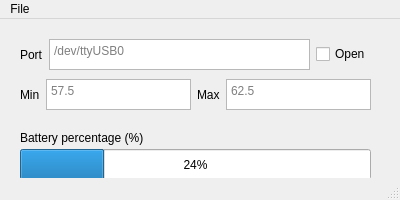
<?xml version="1.0" encoding="UTF-8"?>
<ui version="4.0">
 <author>martinbandung</author>
 <class>MainWindow</class>
 <widget class="QMainWindow" name="MainWindow">
  <property name="geometry">
   <rect>
    <x>0</x>
    <y>0</y>
    <width>400</width>
    <height>200</height>
   </rect>
  </property>
  <property name="sizePolicy">
   <sizepolicy hsizetype="Fixed" vsizetype="Fixed">
    <horstretch>0</horstretch>
    <verstretch>0</verstretch>
   </sizepolicy>
  </property>
  <property name="windowTitle">
   <string>Battery Control</string>
  </property>
  <widget class="QWidget" name="centralwidget">
   <widget class="QWidget" name="horizontalLayoutWidget">
    <property name="geometry">
     <rect>
      <x>20</x>
      <y>20</y>
      <width>351</width>
      <height>31</height>
     </rect>
    </property>
    <layout class="QHBoxLayout" name="horizontalLayout">
     <item>
      <widget class="QLabel" name="label">
       <property name="text">
        <string>Port</string>
       </property>
      </widget>
     </item>
     <item>
      <widget class="QTextEdit" name="textport">
       <property name="placeholderText">
        <string>/dev/ttyUSB0</string>
       </property>
      </widget>
     </item>
     <item>
      <widget class="QCheckBox" name="cbopen">
       <property name="text">
        <string>Open</string>
       </property>
      </widget>
     </item>
    </layout>
   </widget>
   <widget class="QWidget" name="horizontalLayoutWidget_2">
    <property name="geometry">
     <rect>
      <x>20</x>
      <y>60</y>
      <width>351</width>
      <height>31</height>
     </rect>
    </property>
    <layout class="QHBoxLayout" name="horizontalLayout_2">
     <item>
      <widget class="QLabel" name="label_2">
       <property name="text">
        <string>Min</string>
       </property>
      </widget>
     </item>
     <item>
      <widget class="QTextEdit" name="textmin">
       <property name="documentTitle">
        <string/>
       </property>
       <property name="placeholderText">
        <string>57.5</string>
       </property>
      </widget>
     </item>
     <item>
      <widget class="QLabel" name="label_3">
       <property name="text">
        <string>Max</string>
       </property>
      </widget>
     </item>
     <item>
      <widget class="QTextEdit" name="textmax">
       <property name="placeholderText">
        <string>62.5</string>
       </property>
      </widget>
     </item>
    </layout>
   </widget>
   <widget class="QLabel" name="label_4">
    <property name="geometry">
     <rect>
      <x>20</x>
      <y>110</y>
      <width>171</width>
      <height>17</height>
     </rect>
    </property>
    <property name="text">
     <string>Battery percentage (%)</string>
    </property>
   </widget>
   <widget class="QProgressBar" name="progressBar">
    <property name="geometry">
     <rect>
      <x>20</x>
      <y>130</y>
      <width>351</width>
      <height>31</height>
     </rect>
    </property>
    <property name="value">
     <number>24</number>
    </property>
   </widget>
  </widget>
  <widget class="QMenuBar" name="menubar">
   <property name="geometry">
    <rect>
     <x>0</x>
     <y>0</y>
     <width>400</width>
     <height>22</height>
    </rect>
   </property>
   <widget class="QMenu" name="menuFile">
    <property name="title">
     <string>File</string>
    </property>
    <addaction name="actionCharge"/>
    <addaction name="actionDischarge"/>
    <addaction name="actionExit"/>
   </widget>
   <addaction name="menuFile"/>
  </widget>
  <widget class="QStatusBar" name="statusbar"/>
  <action name="actionCharge">
   <property name="text">
    <string>Charge</string>
   </property>
  </action>
  <action name="actionDischarge">
   <property name="text">
    <string>Discharge</string>
   </property>
  </action>
  <action name="actionExit">
   <property name="text">
    <string>Exit</string>
   </property>
  </action>
 </widget>
 <resources/>
 <connections/>
</ui>
